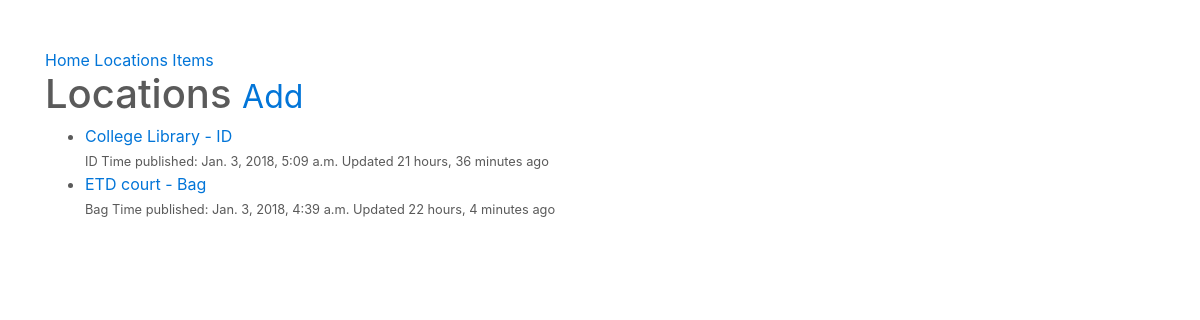
/locations/ (signed in), run on the app's committed database.
### locations/models.py (models this page shows, shortened)
class Location(models.Model):
	user 				= models.ForeignKey(User)
	location 			= models.CharField(max_length=120)
	category 			= models.CharField(max_length=120)
	timestamp			= models.DateTimeField(auto_now_add=True)
	updated				= models.DateTimeField(auto_now=True)
	slug				= models.SlugField(null=True, blank=True)
	def __str__(self):
		return '%s - %s' % (self.location, self.category)
	class Meta:
		ordering = ['-updated', '-timestamp']
	def get_absolute_url(self):
		return reverse('locations:edit', kwargs={'slug': self.slug})

### locations/views.py (the view)
class LocationListView(ListView):
	def get_queryset(self):
		return Location.objects.filter(user=self.request.user)

### locations/templates/locations/location_list.html (shortened to what this page needs)
{% extends "base.html" %}
{% block content %}
<h1>Locations <small><a href='{% url "locations:create"%}'>Add</a></small></h1>
<ul>
	{% for obj in object_list %}
		<li><a href='{{ obj.get_absolute_url }}'>{{ obj }}</a><br/><small>{{ obj.category }} Time published: {{ obj.timestamp }} Updated {{ obj.updated|timesince }} ago</small></li>
		{% empty %}
			<li><a href='{% url "locations:create"%}'>Add One</a></li>
	{% endfor %}
</ul>
{% endblock %}

### static/css/carousel.css (style rules this page uses)
body { padding-top: 3rem; padding-bottom: 3rem; color: #5a5a5a; }

### data on the page
Location: location+category "College Library - ID", category "ID", timestamp "Jan. 3, 2018, 5:09 a.m.", updated "21 hours, 36 minutes"
Location: location+category "ETD court - Bag", category "Bag", timestamp "Jan. 3, 2018, 4:39 a.m.", updated "22 hours, 4 minutes"
